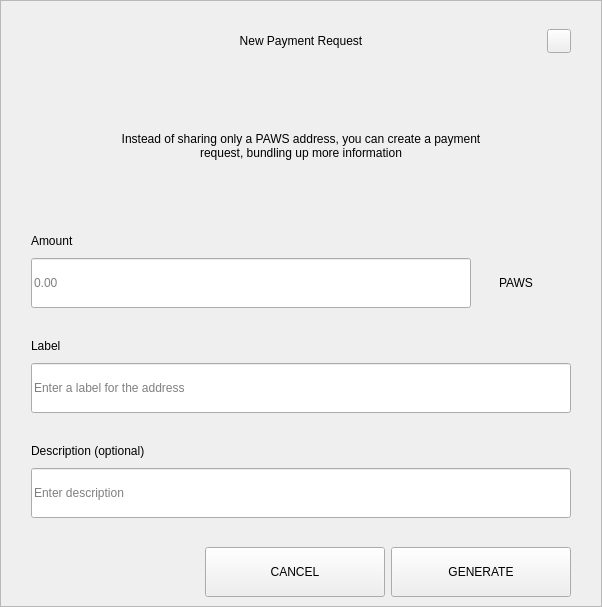
<?xml version="1.0" encoding="UTF-8"?>
<ui version="4.0">
 <class>RequestDialog</class>
 <widget class="QDialog" name="RequestDialog">
  <property name="geometry">
   <rect>
    <x>0</x>
    <y>0</y>
    <width>602</width>
    <height>607</height>
   </rect>
  </property>
  <property name="windowTitle">
   <string>Dialog</string>
  </property>
  <layout class="QVBoxLayout" name="verticalLayout_5">
   <property name="spacing">
    <number>0</number>
   </property>
   <property name="leftMargin">
    <number>0</number>
   </property>
   <property name="topMargin">
    <number>0</number>
   </property>
   <property name="rightMargin">
    <number>0</number>
   </property>
   <property name="bottomMargin">
    <number>0</number>
   </property>
   <item>
    <widget class="QFrame" name="frame">
     <property name="styleSheet">
      <string notr="true"/>
     </property>
     <property name="frameShape">
      <enum>QFrame::StyledPanel</enum>
     </property>
     <property name="frameShadow">
      <enum>QFrame::Raised</enum>
     </property>
     <layout class="QVBoxLayout" name="verticalLayout_4" stretch="1,0,0">
      <property name="spacing">
       <number>0</number>
      </property>
      <property name="leftMargin">
       <number>30</number>
      </property>
      <property name="topMargin">
       <number>20</number>
      </property>
      <property name="rightMargin">
       <number>30</number>
      </property>
      <property name="bottomMargin">
       <number>0</number>
      </property>
      <item>
       <layout class="QHBoxLayout" name="horizontalLayout_3">
        <property name="spacing">
         <number>0</number>
        </property>
        <item>
         <spacer name="horizontalSpacer_21">
          <property name="orientation">
           <enum>Qt::Horizontal</enum>
          </property>
          <property name="sizeHint" stdset="0">
           <size>
            <width>40</width>
            <height>20</height>
           </size>
          </property>
         </spacer>
        </item>
        <item>
         <widget class="QLabel" name="labelTitle">
          <property name="minimumSize">
           <size>
            <width>0</width>
            <height>40</height>
           </size>
          </property>
          <property name="maximumSize">
           <size>
            <width>16777215</width>
            <height>40</height>
           </size>
          </property>
          <property name="styleSheet">
           <string notr="true">padding-left:24px;</string>
          </property>
          <property name="text">
           <string>New Payment Request</string>
          </property>
          <property name="alignment">
           <set>Qt::AlignCenter</set>
          </property>
          <property name="margin">
           <number>7</number>
          </property>
         </widget>
        </item>
        <item>
         <spacer name="horizontalSpacer">
          <property name="orientation">
           <enum>Qt::Horizontal</enum>
          </property>
          <property name="sizeHint" stdset="0">
           <size>
            <width>40</width>
            <height>20</height>
           </size>
          </property>
         </spacer>
        </item>
        <item>
         <widget class="QPushButton" name="btnEsc">
          <property name="minimumSize">
           <size>
            <width>24</width>
            <height>24</height>
           </size>
          </property>
          <property name="maximumSize">
           <size>
            <width>24</width>
            <height>24</height>
           </size>
          </property>
          <property name="focusPolicy">
           <enum>Qt::NoFocus</enum>
          </property>
          <property name="text">
           <string/>
          </property>
         </widget>
        </item>
       </layout>
      </item>
      <item>
       <widget class="QStackedWidget" name="stack">
        <property name="minimumSize">
         <size>
          <width>540</width>
          <height>0</height>
         </size>
        </property>
        <property name="maximumSize">
         <size>
          <width>540</width>
          <height>16777215</height>
         </size>
        </property>
        <property name="currentIndex">
         <number>0</number>
        </property>
        <widget class="QWidget" name="page_1">
         <property name="minimumSize">
          <size>
           <width>540</width>
           <height>0</height>
          </size>
         </property>
         <property name="maximumSize">
          <size>
           <width>540</width>
           <height>16777215</height>
          </size>
         </property>
         <layout class="QVBoxLayout" name="layout1">
          <property name="spacing">
           <number>0</number>
          </property>
          <property name="leftMargin">
           <number>0</number>
          </property>
          <property name="topMargin">
           <number>0</number>
          </property>
          <property name="rightMargin">
           <number>0</number>
          </property>
          <property name="bottomMargin">
           <number>0</number>
          </property>
          <item>
           <spacer name="verticalSpacer_21">
            <property name="orientation">
             <enum>Qt::Vertical</enum>
            </property>
            <property name="sizeType">
             <enum>QSizePolicy::Fixed</enum>
            </property>
            <property name="sizeHint" stdset="0">
             <size>
              <width>20</width>
              <height>30</height>
             </size>
            </property>
           </spacer>
          </item>
          <item alignment="Qt::AlignHCenter">
           <widget class="QLabel" name="labelMessage">
            <property name="minimumSize">
             <size>
              <width>400</width>
              <height>50</height>
             </size>
            </property>
            <property name="text">
             <string>Instead of sharing only a PAWS address, you can create a payment request, bundling up more information</string>
            </property>
            <property name="alignment">
             <set>Qt::AlignCenter</set>
            </property>
            <property name="wordWrap">
             <bool>true</bool>
            </property>
           </widget>
          </item>
          <item alignment="Qt::AlignBottom">
           <widget class="QWidget" name="containerAmount" native="true">
            <layout class="QVBoxLayout" name="verticalLayout">
             <property name="spacing">
              <number>9</number>
             </property>
             <property name="leftMargin">
              <number>0</number>
             </property>
             <property name="topMargin">
              <number>0</number>
             </property>
             <property name="rightMargin">
              <number>0</number>
             </property>
             <property name="bottomMargin">
              <number>0</number>
             </property>
             <item>
              <widget class="QLabel" name="labelSubtitleAmount">
               <property name="minimumSize">
                <size>
                 <width>350</width>
                 <height>16</height>
                </size>
               </property>
               <property name="maximumSize">
                <size>
                 <width>16777215</width>
                 <height>16</height>
                </size>
               </property>
               <property name="text">
                <string>Amount</string>
               </property>
              </widget>
             </item>
             <item alignment="Qt::AlignTop">
              <widget class="QWidget" name="layoutAmount" native="true">
               <layout class="QHBoxLayout" name="horizontalLayout" stretch="2,0">
                <property name="spacing">
                 <number>0</number>
                </property>
                <property name="leftMargin">
                 <number>0</number>
                </property>
                <property name="topMargin">
                 <number>0</number>
                </property>
                <property name="rightMargin">
                 <number>0</number>
                </property>
                <property name="bottomMargin">
                 <number>0</number>
                </property>
                <item>
                 <widget class="QLineEdit" name="lineEditAmount">
                  <property name="minimumSize">
                   <size>
                    <width>0</width>
                    <height>50</height>
                   </size>
                  </property>
                  <property name="maximumSize">
                   <size>
                    <width>16777215</width>
                    <height>50</height>
                   </size>
                  </property>
                  <property name="placeholderText">
                   <string notr="true">0.00</string>
                  </property>
                 </widget>
                </item>
                <item>
                 <widget class="QWidget" name="comboContainer" native="true">
                  <property name="minimumSize">
                   <size>
                    <width>100</width>
                    <height>50</height>
                   </size>
                  </property>
                  <property name="maximumSize">
                   <size>
                    <width>16777215</width>
                    <height>50</height>
                   </size>
                  </property>
                  <layout class="QHBoxLayout" name="horizontalLayout_31">
                   <property name="spacing">
                    <number>0</number>
                   </property>
                   <property name="leftMargin">
                    <number>0</number>
                   </property>
                   <property name="topMargin">
                    <number>0</number>
                   </property>
                   <property name="rightMargin">
                    <number>10</number>
                   </property>
                   <property name="bottomMargin">
                    <number>0</number>
                   </property>
                   <item>
                    <widget class="QLabel" name="comboBoxCoin">
                     <property name="text">
                      <string>PAWS</string>
                     </property>
                     <property name="alignment">
                      <set>Qt::AlignCenter</set>
                     </property>
                    </widget>
                   </item>
                  </layout>
                 </widget>
                </item>
               </layout>
              </widget>
             </item>
            </layout>
           </widget>
          </item>
          <item>
           <spacer name="verticalSpacer_31">
            <property name="orientation">
             <enum>Qt::Vertical</enum>
            </property>
            <property name="sizeType">
             <enum>QSizePolicy::Fixed</enum>
            </property>
            <property name="sizeHint" stdset="0">
             <size>
              <width>20</width>
              <height>30</height>
             </size>
            </property>
           </spacer>
          </item>
          <item>
           <layout class="QVBoxLayout" name="verticalLayoutLabel">
            <property name="spacing">
             <number>9</number>
            </property>
            <item>
             <widget class="QLabel" name="labelSubtitleLabel">
              <property name="minimumSize">
               <size>
                <width>0</width>
                <height>16</height>
               </size>
              </property>
              <property name="maximumSize">
               <size>
                <width>16777215</width>
                <height>16</height>
               </size>
              </property>
              <property name="text">
               <string>Label</string>
              </property>
             </widget>
            </item>
            <item>
             <widget class="QLineEdit" name="lineEditLabel">
              <property name="minimumSize">
               <size>
                <width>0</width>
                <height>50</height>
               </size>
              </property>
              <property name="maximumSize">
               <size>
                <width>16777215</width>
                <height>50</height>
               </size>
              </property>
              <property name="placeholderText">
               <string>Enter a label for the address</string>
              </property>
             </widget>
            </item>
           </layout>
          </item>
          <item>
           <spacer name="verticalSpacer_34">
            <property name="orientation">
             <enum>Qt::Vertical</enum>
            </property>
            <property name="sizeType">
             <enum>QSizePolicy::Fixed</enum>
            </property>
            <property name="sizeHint" stdset="0">
             <size>
              <width>20</width>
              <height>30</height>
             </size>
            </property>
           </spacer>
          </item>
          <item>
           <layout class="QVBoxLayout" name="verticalLayoutDescription">
            <property name="spacing">
             <number>9</number>
            </property>
            <item>
             <widget class="QLabel" name="labelSubtitleDescription">
              <property name="minimumSize">
               <size>
                <width>0</width>
                <height>16</height>
               </size>
              </property>
              <property name="maximumSize">
               <size>
                <width>16777215</width>
                <height>16</height>
               </size>
              </property>
              <property name="text">
               <string>Description (optional)</string>
              </property>
             </widget>
            </item>
            <item>
             <widget class="QLineEdit" name="lineEditDescription">
              <property name="minimumSize">
               <size>
                <width>0</width>
                <height>50</height>
               </size>
              </property>
              <property name="maximumSize">
               <size>
                <width>16777215</width>
                <height>50</height>
               </size>
              </property>
              <property name="placeholderText">
               <string>Enter description</string>
              </property>
             </widget>
            </item>
            <item>
             <spacer name="verticalSpacer_4">
              <property name="orientation">
               <enum>Qt::Vertical</enum>
              </property>
              <property name="sizeType">
               <enum>QSizePolicy::Fixed</enum>
              </property>
              <property name="sizeHint" stdset="0">
               <size>
                <width>20</width>
                <height>20</height>
               </size>
              </property>
             </spacer>
            </item>
           </layout>
          </item>
         </layout>
        </widget>
        <widget class="QWidget" name="page_2">
         <layout class="QVBoxLayout" name="layout2">
          <item>
           <spacer name="verticalSpacer_5">
            <property name="orientation">
             <enum>Qt::Vertical</enum>
            </property>
            <property name="sizeType">
             <enum>QSizePolicy::Fixed</enum>
            </property>
            <property name="sizeHint" stdset="0">
             <size>
              <width>20</width>
              <height>50</height>
             </size>
            </property>
           </spacer>
          </item>
          <item alignment="Qt::AlignHCenter">
           <widget class="QLabel" name="labelQrImg">
            <property name="minimumSize">
             <size>
              <width>260</width>
              <height>260</height>
             </size>
            </property>
            <property name="maximumSize">
             <size>
              <width>260</width>
              <height>260</height>
             </size>
            </property>
            <property name="text">
             <string/>
            </property>
            <property name="alignment">
             <set>Qt::AlignCenter</set>
            </property>
           </widget>
          </item>
          <item>
           <spacer name="verticalSpacer_2">
            <property name="orientation">
             <enum>Qt::Vertical</enum>
            </property>
            <property name="sizeType">
             <enum>QSizePolicy::Fixed</enum>
            </property>
            <property name="sizeHint" stdset="0">
             <size>
              <width>20</width>
              <height>30</height>
             </size>
            </property>
           </spacer>
          </item>
          <item alignment="Qt::AlignHCenter">
           <widget class="QLabel" name="labelAddress">
            <property name="text">
             <string>D7VFR83SQbiezrW72hjcWJtcfip5krte2Z </string>
            </property>
           </widget>
          </item>
          <item>
           <spacer name="verticalSpacer_32">
            <property name="orientation">
             <enum>Qt::Vertical</enum>
            </property>
            <property name="sizeType">
             <enum>QSizePolicy::Expanding</enum>
            </property>
            <property name="sizeHint" stdset="0">
             <size>
              <width>20</width>
              <height>20</height>
             </size>
            </property>
           </spacer>
          </item>
          <item>
           <layout class="QHBoxLayout" name="horizontal">
            <property name="leftMargin">
             <number>20</number>
            </property>
            <property name="rightMargin">
             <number>20</number>
            </property>
            <property name="bottomMargin">
             <number>20</number>
            </property>
            <item>
             <spacer name="horizontalSpacer_4">
              <property name="orientation">
               <enum>Qt::Horizontal</enum>
              </property>
              <property name="sizeHint" stdset="0">
               <size>
                <width>40</width>
                <height>20</height>
               </size>
              </property>
             </spacer>
            </item>
            <item>
             <widget class="QPushButton" name="btnCopyAddress">
              <property name="minimumSize">
               <size>
                <width>180</width>
                <height>50</height>
               </size>
              </property>
              <property name="text">
               <string>COPY ADDRESS</string>
              </property>
             </widget>
            </item>
            <item>
             <widget class="QPushButton" name="btnCopyUrl">
              <property name="minimumSize">
               <size>
                <width>180</width>
                <height>50</height>
               </size>
              </property>
              <property name="text">
               <string>COPY URL</string>
              </property>
             </widget>
            </item>
            <item>
             <spacer name="horizontalSpacer_2">
              <property name="orientation">
               <enum>Qt::Horizontal</enum>
              </property>
              <property name="sizeHint" stdset="0">
               <size>
                <width>40</width>
                <height>20</height>
               </size>
              </property>
             </spacer>
            </item>
           </layout>
          </item>
         </layout>
        </widget>
       </widget>
      </item>
      <item>
       <widget class="QWidget" name="buttonsStack" native="true">
        <layout class="QHBoxLayout" name="horizontalLayout_5">
         <property name="leftMargin">
          <number>20</number>
         </property>
         <property name="rightMargin">
          <number>0</number>
         </property>
         <item>
          <spacer name="horizontalSpacer_41">
           <property name="orientation">
            <enum>Qt::Horizontal</enum>
           </property>
           <property name="sizeHint" stdset="0">
            <size>
             <width>40</width>
             <height>20</height>
            </size>
           </property>
          </spacer>
         </item>
         <item>
          <widget class="QPushButton" name="btnCancel">
           <property name="minimumSize">
            <size>
             <width>180</width>
             <height>50</height>
            </size>
           </property>
           <property name="focusPolicy">
            <enum>Qt::NoFocus</enum>
           </property>
           <property name="text">
            <string>CANCEL</string>
           </property>
          </widget>
         </item>
         <item>
          <widget class="QPushButton" name="btnSave">
           <property name="minimumSize">
            <size>
             <width>180</width>
             <height>50</height>
            </size>
           </property>
           <property name="focusPolicy">
            <enum>Qt::NoFocus</enum>
           </property>
           <property name="text">
            <string>GENERATE</string>
           </property>
          </widget>
         </item>
        </layout>
       </widget>
      </item>
     </layout>
    </widget>
   </item>
  </layout>
 </widget>
 <resources/>
 <connections/>
</ui>
